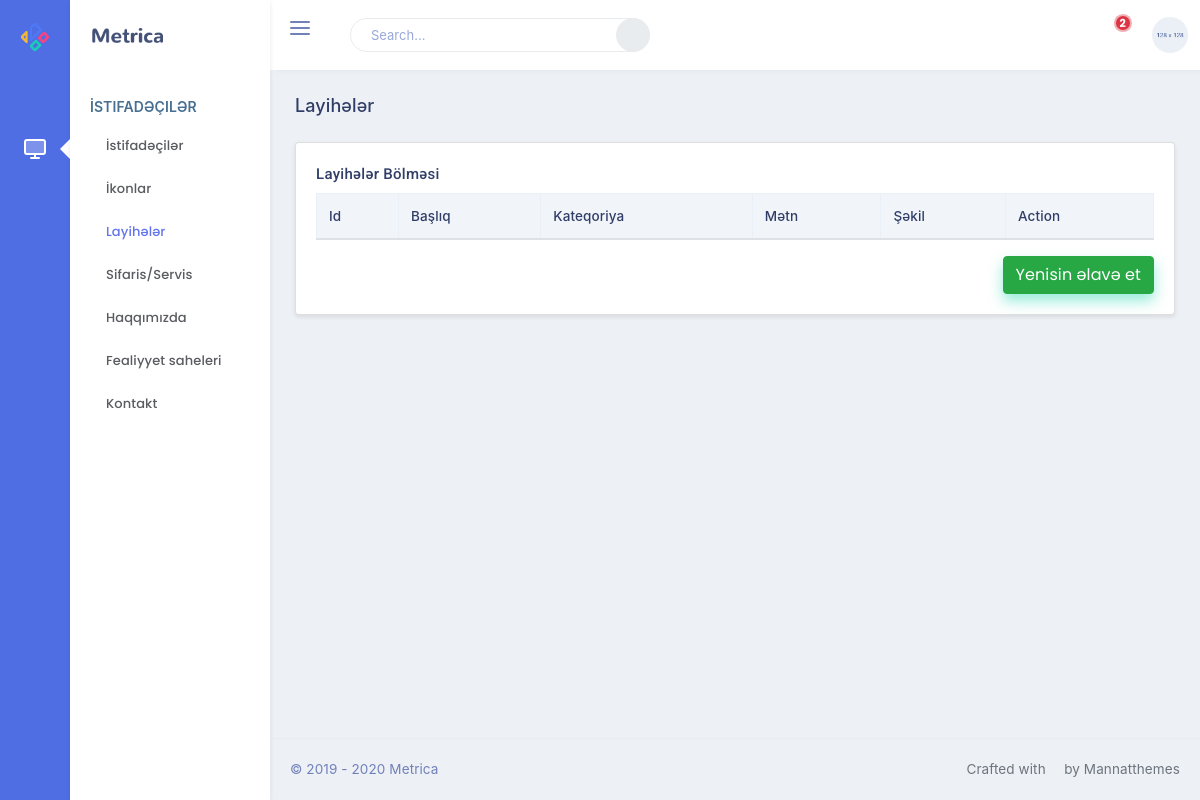
Page /projects (signed in) on the earlier database version.
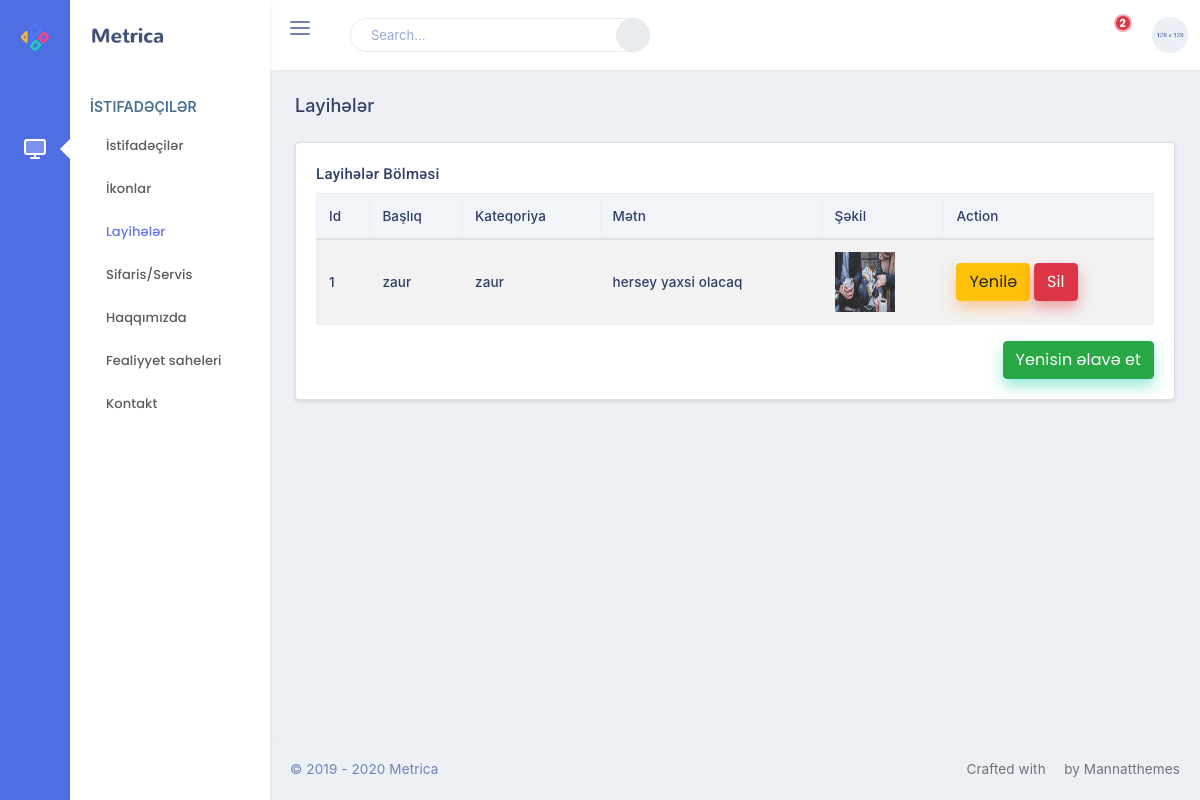
Same page on the later database version.
### app/models.py (models this page shows, shortened)
class Project(db.Model):
    id=db.Column(db.Integer, primary_key=True)
    title = db.Column(db.String(255), nullable=False)
    category=db.Column(db.String(255), nullable=False)
    text=db.Column(db.Text(), nullable=False)
    photoURL=db.Column(db.String())

### admin/views.py (the view)
@app.route('/projects')
@login_required
def project():
    if User.query.get(1) == current_user:
        prodata=Project.query.all()
        return render_template('/admin/projects.html', alldata=prodata)
    else:
        abort(403)

### app/models.py (called while the page is built)
@login_manager.user_loader
def load_user(user_id):
    return User.query.get(int(user_id))

### templates/admin/projects.html (shortened to what this page needs)
{% extends 'admin/base.html' %}
{%block pagetitle%}<h4 class="page-title">Layihələr</h4> {% endblock pagetitle %}
{% block content %}
<div class="row">
    <div class="col-12">
        <div class="card">
            <div class="card-body">
                <h4 class="mt-0 header-title">Layihələr bölməsi</h4>
                <table id="child_rows" class="table table-striped table-bordered dt-responsive nowrap" style="border-collapse: collapse; border-spacing: 0; width: 100%;">
                    <thead>
                        <tr>
                            <th>Id</th>
                            <th>Başlıq</th>
                            <th>Kateqoriya</th>
                            <th>Mətn</th>
                            <th>Şəkil</th>
                            <th>Action</th>
                        </tr>
                    </thead>
                    {% for row in alldata %}
                <tbody>
                    <tr>
                        <th>{{row.id}}</th>
                        <th>{{row.title}}</th>
                        <th>{{row.category}}</th>
                        <th>{{row.text}}</th>
                        <th><img style="height: 60px; width:60px" src="../static/admin/{{row.photoURL}}" alt=""></th>
                        <th>
                            <a href="/projects/update/{{row.id}}" class="btn btn-warning btn-xs" type="button" data-toggle="modal" data-target="#modaledit{{row.id}}">Yenilə</a>
                            <a href="/projects/delete/{{row.id}}" class="btn btn-danger btn-xs" onclick="return confirm('Are You Sure To Delete ?')">Sil</a>
                        </th>
                    </tr>
                </tbody>
                {% endfor %}
                </table>
                <a type="button"  class="btn btn-success float-right" href="/projects/single" data-toggle="modal" data-target="#mymodal">Yenisin əlavə et</a> </h2>
            </div>
        </div>
    </div>
</div>
{% endblock content %}

### templates/admin/base.html (shortened to what this page needs)
<!DOCTYPE html>
<html lang="en">
<head>
    <link href="../../static/admin/css/bootstrap.min.css" rel="stylesheet" type="text/css" />
    <link href="../../static/admin/css/jquery-ui.min.css" rel="stylesheet">
    <link href="../../static/admin/css/icons.min.css" rel="stylesheet" type="text/css" />
    <link href="../../static/admin/css/metisMenu.min.css" rel="stylesheet" type="text/css" />
    <link href="../../static/admin/css/app.min.css" rel="stylesheet" type="text/css" />
</head>
<body>
    <div class="leftbar-tab-menu">
        <div class="main-icon-menu">
            <a href="../crm/crm-index.html" class="logo logo-metrica d-block text-center">
                <span>
                        <img src="../../static/admin/images/logo-sm.png" alt="logo-small" class="logo-sm">
                    </span>
            </a>
            <nav class="nav">
                <a href="#MetricaDashboard" class="nav-link" data-toggle="tooltip-custom" data-placement="right" data-trigger="hover" title="" data-original-title="İstifadəçilər">
                    <i data-feather="monitor" class="align-self-center menu-icon icon-dual"></i>
                </a>
            </nav>
        </div>
        <div class="main-menu-inner">
            <div class="topbar-left">
                <a href="../crm/crm-index.html" class="logo">
                    <span>
                            <img src="../../static/admin/images/logo-dark.png" alt="logo-large" class="logo-lg logo-dark">
                        </span>
                </a>
            </div>
            <div class="menu-body slimscroll">
                <div id="MetricaDashboard" class="main-icon-menu-pane">
                    <div class="title-box">
                        <h6 class="menu-title">İstifadəçilər</h6>
                    </div>
                    <ul class="nav">
                        <li class="nav-item"><a class="nav-link" href="{{url_for('users')}}">İstifadəçilər</a></li>
                        <li class="nav-item"><a class="nav-link" href="{{url_for('icons')}}">İkonlar</a></li>
                        <li class="nav-item"><a class="nav-link" href="{{url_for('project')}}">Layihələr</a></li>
                        <li class="nav-item"><a class="nav-link" href="{{url_for('servis')}}">Sifaris/Servis</a></li>
                        <li class="nav-item"><a class="nav-link" href="{{url_for('about')}}">Haqqımızda</a></li>
                        <li class="nav-item"><a class="nav-link" href="{{url_for('area')}}">Fealiyyet saheleri</a></li>
                        <li class="nav-item"><a class="nav-link" href="{{url_for('contact')}}">Kontakt</a></li>
                    </ul>
                </div>
            </div>
        </div>
    </div>
    <div class="topbar">
        <nav class="navbar-custom">
            <ul class="list-unstyled topbar-nav float-right mb-0">
                <li class="dropdown notification-list">
                    <a class="nav-link dropdown-toggle arrow-none waves-light waves-effect" data-toggle="dropdown" href="#" role="button" aria-haspopup="false" aria-expanded="false">
                        <i class="ti-bell noti-icon"></i>
                        <span class="badge badge-danger badge-pill noti-icon-badge">2</span>
                    </a>
                </li>
                <li class="dropdown">
                    <a class="nav-link dropdown-toggle waves-effect waves-light nav-user" data-toggle="dropdown" href="#" role="button" aria-haspopup="false" aria-expanded="false">
                        <img src="../../static/admin/images/users/user-4.jpg" alt="profile-user" class="rounded-circle" />
                    </a>
                </li>
            </ul>
            <ul class="list-unstyled topbar-nav mb-0">
                <li>
                    <button class="button-menu-mobile nav-link">
                            <i data-feather="menu" class="align-self-center"></i>
                        </button>
                </li>
                <li class="hide-phone app-search">
                    <form role="search" class="">
                        <input type="text" id="AllCompo" placeholder="Search..." class="form-control">
                        <a href=""><i class="fas fa-search"></i></a>
                    </form>
                </li>
            </ul>
        </nav>
        </div>
        <div class="page-wrapper">
            <div class="page-content-tab">
                <div class="container-fluid">
                    <div class="row">
                        <div class="col-sm-12">
                            <div class="page-title-box">
                                {%block pagetitle%}{% endblock pagetitle %}
                            </div>
                        </div>
                    </div>
                    {% block content %} {% endblock content %}
                    <footer class="footer text-center text-sm-left">
                        &copy; 2019 - 2020 Metrica <span class="text-muted d-none d-sm-inline-block float-right">Crafted with <i class="mdi mdi-heart text-danger"></i> by Mannatthemes</span>
                    </footer>
                </div>
            </div>
</body>
</html>

Differences in the rows shown:
added Project: id "1", title "zaur", category "zaur", text "hersey yaxsi olacaq"
